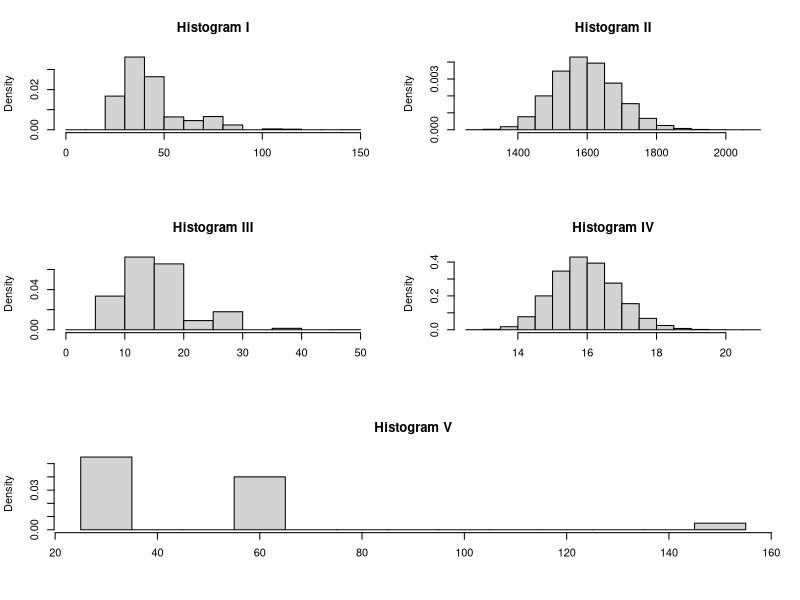

Reproduce this figure in R.
## ---- chunk 1
pnorm(7, 7.5, 0.8)
## ---- chunk 2
1 - pnorm(7, 7.5, 0.8)
## ---- chunk 3
pnorm(1, 0, 1)
## ---- chunk 4
pnorm(1)
## ---- chunk 5
# the way to use pnorm: pnorm(value, mean, sd)
pnorm(8, 7.5, .8)-pnorm(7.2, 7.5, .8)
## ---- chunk 6
1 - pnorm(7.9, 7.5, 0.8)
## ---- chunk 7
1 - pnorm(0.5) # same as 1 - pnorm(0.5, 0, 1)
## ---- chunk 8
1 - pnorm(8.5, 7.5, 0.8)
## ---- chunk 9
dbinom(2, 10, 0.1056498)
## ---- chunk 10
pbinom(1, 4, 0.45)
## ---- chunk 11
1 - pbinom(2, 5, 0.45)
## ---- chunk 12
pop <- c(rep(10,11), rep(20,8), rep(50,1))
iterations <- 500000
sum3 <- rep(9, iterations)
sum100<-rep(9, iterations)
for (i in 1:iterations){
  samp100 <- sample(pop,100, replace=TRUE)
  samp3 <- sample(pop,3,replace=TRUE)
  sum3[i] <- sum(samp3)
  sum100[i] <- sum(samp100)
}

layout(matrix(c(1,2,3,4,5,5), 3, 2, byrow = TRUE))
hist(sum3, main="Histogram I", xlab="", freq=FALSE, breaks=seq(0,150,10))
hist(sum100, main="Histogram II", xlab="", freq=FALSE)
hist(sum3/3, main="Histogram III", xlab="", freq=FALSE, breaks=seq(0,50,5))
hist(sum100/100, main="Histogram IV", xlab="", freq=FALSE)
hist(3*pop, main="Histogram V", xlab="", freq=FALSE, breaks=seq(25,155,10))
layout(matrix(c(1), 1, 1, byrow = TRUE))
